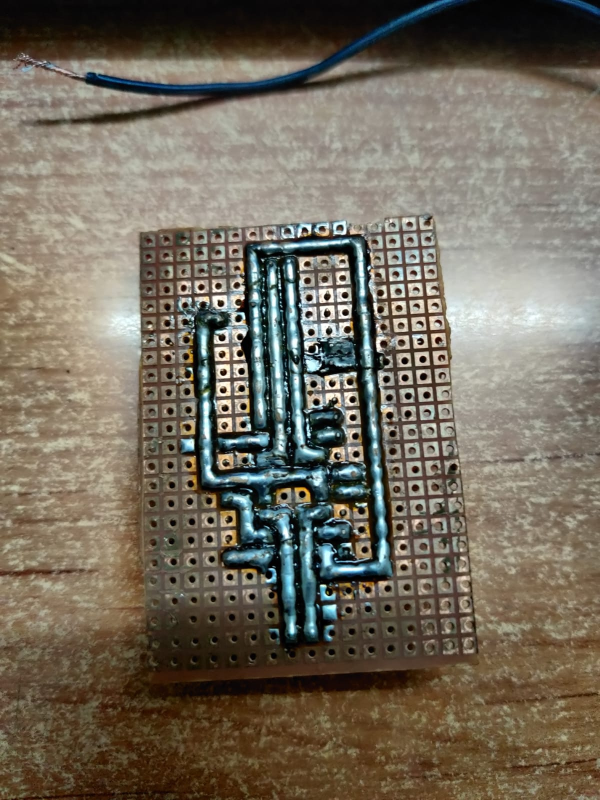
//> input picture WhatsApp Image 2020-08-18 at 10.26.08 PM (1).jpeg, 1200 x 1600 px, given in place of the camera (shown at 1/2 size)
$ ./round_1   (built with g++ and OpenCV 4)
//> lines starting //> are read from the running program, lines starting //| are printed output that depends on the picture; after the words box and inside, x2 and y2 are one past the last pixel; in counts of white or black regions, pixels touching at a corner belong together
// [29 lines of commented-out code are left out]
#include <chrono>
using namespace std::chrono;

#include "opencv2/highgui/highgui.hpp"
#include "opencv2/core/core.hpp"
#include "opencv2/imgproc/imgproc.hpp"
#include<iostream>
#include<vector>
using namespace std;
using namespace cv;


#include <unistd.h>
#include <sys/ioctl.h>
#include <fcntl.h>
#include <termios.h>

int fd;
void settings(const char *abc)
{
  	fd = open(abc,O_RDWR | O_NOCTTY); /* ttyUSB0 is the FT232 based USB2SERIAL Converter   */
  	usleep(3500000);
                                	/* O_RDWR Read/Write access to serial port       	*/
                                	/* O_NOCTTY - No terminal will control the process   */
                                	/* O_NDELAY -Non Blocking Mode,Does not care about-  */
                                	/* -the status of DCD line,Open() returns immediatly */

        	if(fd == -1)                    	/* Error Checking */
               	printf("\n  Error! in Opening ttyUSB0  ");
        	else
               	printf("\n  ttyUSB0 Opened Successfully ");
   	struct termios toptions;     	/* get current serial port settings */
   	tcgetattr(fd, &toptions);    	/* set 9600 baud both ways */
   	cfsetispeed(&toptions, B9600);
   	cfsetospeed(&toptions, B9600);   /* 8 bits, no parity, no stop bits */
   	toptions.c_cflag &= ~PARENB;
   	toptions.c_cflag &= ~CSTOPB;
   	toptions.c_cflag &= ~CSIZE;
   	toptions.c_cflag |= CS8;     	/* Canonical mode */
   	toptions.c_lflag |= ICANON;   	/* commit the serial port settings */
   	tcsetattr(fd, TCSANOW, &toptions);
}
void sendCommand(const char *abc)
{
   write(fd, abc, 1);
}


bool isValid(int x, int y) {
	if(x>=0 && x < 480 && y >= 0 && y < 640)
		return true;
	else
		return false;
}


struct pnt {
	int x, y;
};


// [58 lines left out: function poly_coor, not called in this run]


int main(int , char **)
{
	char Command;


	settings("/dev/ttyUSB0");

	VideoCapture cap(2);
	if(!cap.isOpened())
		return -1;


	int i,j,hmin=50,smin=60,vmin=60,hmax=95,smax=255,vmax=200;
	// [13 lines of commented-out code are left out]

	auto start = high_resolution_clock::now();


	while(1)
	{


		Mat img;
		for (int i=0;i<10;i++)
		{
			cap >> img;
//> img is the input picture: 1600 rows x 1200 cols, CV_8UC3; mean B, G, R 92.8, 106.8, 114.6
		}
		namedWindow("4", WINDOW_NORMAL);
		imshow("4", img );
		cout<<"img rows = "<<img.rows<<" img.cols = "<<img.cols<<endl;
//| img rows = 1600 img.cols = 1200
		//img = imread(argv[1],1);
		Mat a = img.clone();

		int bmax = 10, gmax = 10, rmax = 10;

		cvtColor(a,a,CV_BGR2HSV);
//> a: 1600 rows x 1200 cols, CV_8UC3; mean H, S, V 29.6, 82.4, 118.5

		// [20 lines of commented-out code are left out]

		Mat imgPoly = img.clone();


		inRange(imgPoly, Scalar(0, 0, 15), Scalar(90, 160, 150), imgPoly);
//> imgPoly: 1600 rows x 1200 cols, CV_8UC1; 41.1% white; 1440 white regions (1079 under 20 px), largest, box (x1, y1, x2, y2) and area: (0, 431, 1200, 1600) 616566, (0, 20, 754, 139) 52149, (45, 54, 1200, 254) 51006


		// [7 lines of commented-out code are left out]


		for(int i=0; i < 1; i++) {                                           //  Thresholding first time
			GaussianBlur(imgPoly, imgPoly, Size( 5, 5 ), 3, 3 );
			threshold(imgPoly, imgPoly, 50, 255, THRESH_BINARY);
		}


		// [10 lines of commented-out code are left out]


		Mat imgThresholded ;

		inRange(a, Scalar(hmin, smin, vmin), Scalar(hmax, smax, vmax), imgThresholded);      // detects green colour
//> imgThresholded: 1600 rows x 1200 cols, CV_8UC1; 1.7% white; 889 white regions (701 under 20 px), largest, box (x1, y1, x2, y2) and area: (533, 526, 572, 837) 2710, (500, 624, 537, 854) 1642, (577, 708, 607, 833) 1259

		for(int i=0; i<1; i++) {
  			erode(imgThresholded, imgThresholded, getStructuringElement(MORPH_ELLIPSE, Size(5, 5)));
  			erode(imgPoly, imgPoly, getStructuringElement(MORPH_RECT, Size(3, 3)));
		}
  		for(int i=0; i<1; i++) {
  			dilate(imgThresholded, imgThresholded, getStructuringElement(MORPH_ELLIPSE, Size(5, 5)));
  			dilate(imgPoly, imgPoly, getStructuringElement(MORPH_RECT, Size(3, 3)));
  		}
//> this loop made 1 pass
//> pass 1, `dilate(imgThresholded, imgThresholded, getStructuringElement(MORPH_ELL..`:
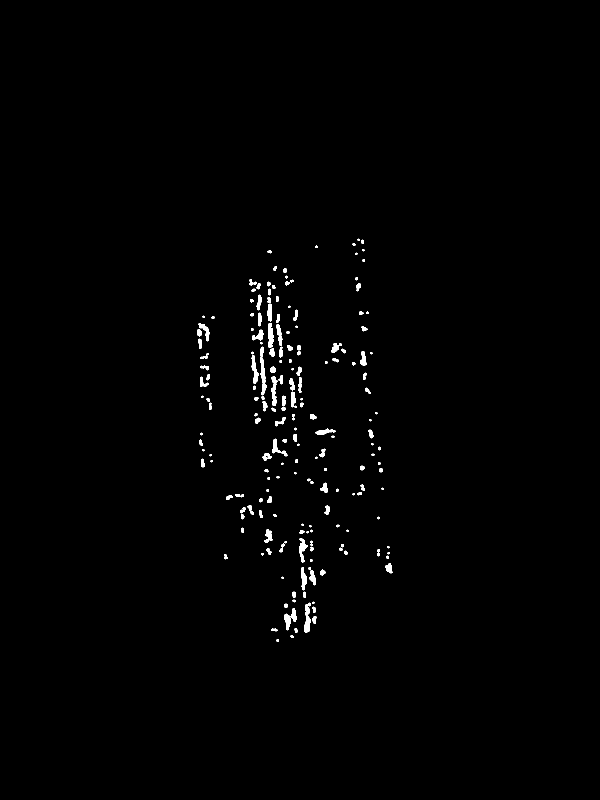
//> imgThresholded: 1600 rows x 1200 cols, CV_8UC1 (shown at 1/2 size); 0.83% white; 199 white regions (34 under 20 px), largest, box (x1, y1, x2, y2) and area: (520, 693, 533, 791) 611, (569, 1216, 593, 1261) 490, (608, 1208, 622, 1266) 479


  		// Applying Gaussian Blur and Thresholding to image
  		for(int i = 0 ;i < 1; i++) {
  			erode(imgPoly, imgPoly, getStructuringElement(MORPH_ELLIPSE, Size(5, 5)));
  			GaussianBlur( imgPoly, imgPoly, Size( 5, 5 ), 3, 3 );
			threshold(imgPoly, imgPoly, 230, 255, THRESH_BINARY);
  		}
//> this loop made 1 pass
//> pass 1, `threshold(imgPoly, imgPoly, 230, 255, THRESH_BINARY);`:
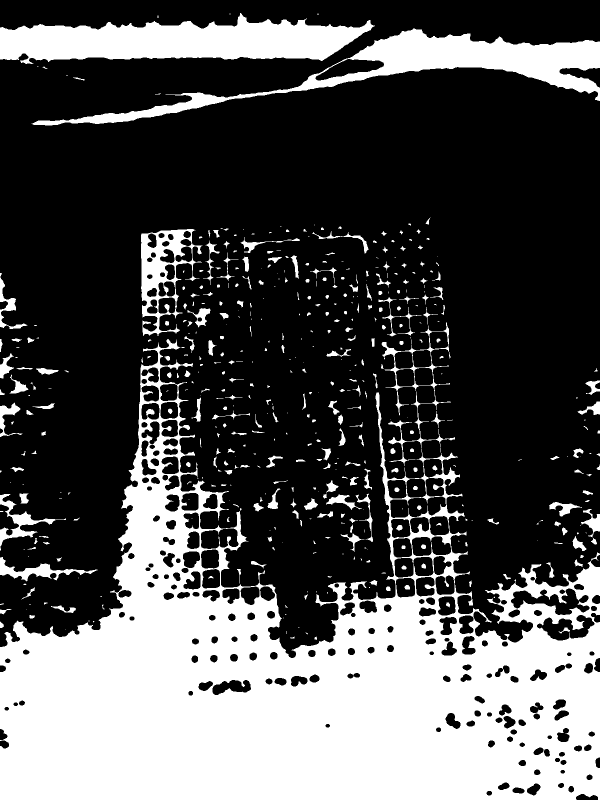
//> imgPoly: 1600 rows x 1200 cols, CV_8UC1 (shown at 1/2 size); 32.3% white; 495 white regions (204 under 20 px), largest, box (x1, y1, x2, y2) and area: (0, 678, 1200, 1600) 480751, (0, 26, 750, 128) 47258, (63, 57, 1200, 251) 41831


  		// Turning boundary pixels to black

  		for(int i=0; i<img.cols; i++) {
  			for(int k = 0; k < 5; k++) {
  			imgThresholded.at<uchar>(k, i) = 0;
  			}
  		}
  		for(int i=0; i<img.cols; i++) {
  			for(int k = 1; k < 5 ;k++){
  				imgThresholded.at<uchar>(img.rows-k, i) = 0;
  			}
  		}
  		for(int i=0; i<img.rows; i++) {
  			for(int k = 0 ;k <5; k++ ){
  				imgThresholded.at<uchar>(i, k) = 0;
  			}
		}
  		for(int i=0; i<img.rows; i++) {
  			for(int k = 1; k < 5 ;k++) {
  				imgThresholded.at<uchar>(i, img.cols-k) = 0;
  			}
  		}
  		for(int i = 0 ;i < 1; i++) {
  			erode(imgThresholded, imgThresholded, getStructuringElement(MORPH_ELLIPSE, Size(5, 5)));
  			GaussianBlur( imgThresholded, imgThresholded, Size( 5, 5 ), 3, 3 );
			threshold(imgThresholded, imgThresholded, 230, 255, THRESH_BINARY);
  		}

		Mat d = imgThresholded.clone();


		//Applying canny filter
		Canny(imgThresholded, imgThresholded,50,100,3);
//> imgThresholded: 1600 rows x 1200 cols, CV_8UC1; 0.02% white in thin lines or dots, all inside (x1, y1, x2, y2) = (397, 621, 779, 1261)
		Canny(imgPoly, imgPoly, 50,100,3);
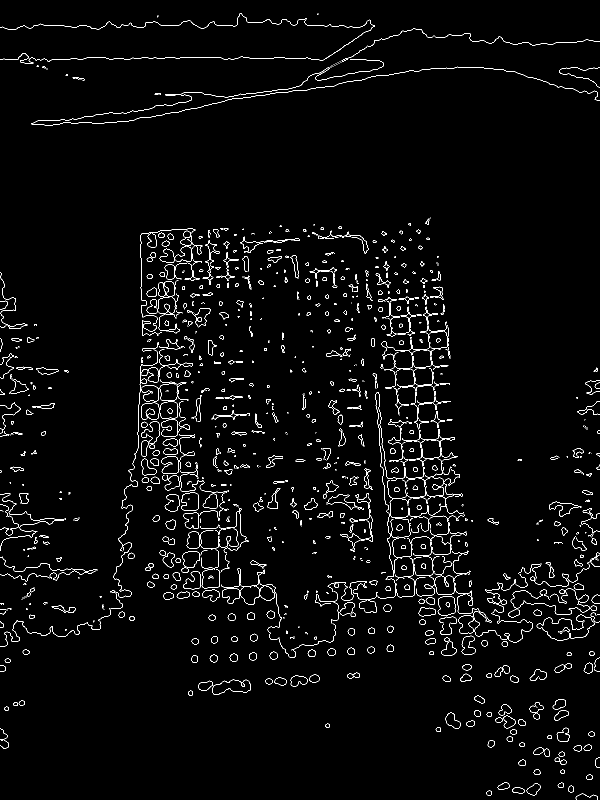
//> imgPoly: 1600 rows x 1200 cols, CV_8UC1 (shown at 1/2 size); 2.5% white in thin lines or dots


		// Finding contour for Green Circles

		vector <vector<Point>> contours;
		vector < Vec4i > hierarchy;
		findContours(d, contours,hierarchy, CV_RETR_EXTERNAL, CV_CHAIN_APPROX_SIMPLE, Point(0,0));
//> contours = 25 contours, 22 with area under 20; largest, box (x1, y1, x2, y2) and area: (612, 1239, 618, 1261) 29, (573, 1233, 578, 1245) 22, (603, 1090, 608, 1099) 22


		// Finding contour for Triangle or Rectangle
		vector <vector<Point>> contoursPoly;
		vector < Vec4i > hierarchyPoly;
		findContours(imgPoly, contoursPoly, hierarchyPoly, CV_RETR_EXTERNAL, CV_CHAIN_APPROX_SIMPLE, Point(0,0));
//> contoursPoly = 1409 contours, 1146 with area under 20; largest, box (x1, y1, x2, y2) and area: (424, 1359, 502, 1390) 1462, (875, 1192, 911, 1231) 1134, (282, 805, 319, 839) 1050, (362, 985, 397, 1021) 1036, (365, 1102, 400, 1136) 876


		// Finding centre of triangle or rectangle


		float areaPoly = img.rows*img.cols/2000;

		int x_poly = 0, y_poly = 0, i_poly;
		// Removing polygons having area less than minimum area
		for(auto j=contoursPoly.end()-1; j!=contoursPoly.begin()-1; j--) {

			if( contourArea(*j) < areaPoly) {

				contoursPoly.erase(j);
			}
		}
//> after the loop, contoursPoly = 4 contours; box (x1, y1, x2, y2) and area: (424, 1359, 502, 1390) 1462, (875, 1192, 911, 1231) 1134, (282, 805, 319, 839) 1050, (362, 985, 397, 1021) 1036
		// cout<<"contoursPoly.size() = "<<contoursPoly.size()<<endl;
		// cout<<"contourArea(contoursPoly[0]) = "<<contourArea(contoursPoly[0])<<endl;

		vector<Moments> muPoly(contoursPoly.size());
//> muPoly = 4 items

		for(int i=0; i< contoursPoly.size(); i++) {
			muPoly[i] = moments(contoursPoly[i]);
			if( contourArea(contoursPoly[i]) > areaPoly ) {
				Point2f p(muPoly[i].m01 / muPoly[i].m00, muPoly[i].m10 / muPoly[i].m00 );
				x_poly = p.x;
				y_poly = p.y;
				i_poly = i;
				areaPoly = contourArea(contoursPoly[i]);
			}


		}
//> this loop made 4 passes
//> (p, x_poly, y_poly, areaPoly) on pass 1: (Point(1373.5, 463), 1373, 462, 1461.5)
//> after the loop, x_poly = 1373; y_poly = 462; i_poly = 0; areaPoly = 1461.5


		// [14 lines of commented-out code are left out]
		int flagPoly = 0;
		if(contoursPoly.size() > 0) {
			vector<Point> approx;
			approxPolyDP(Mat(contoursPoly[i_poly]), approx, arcLength(Mat(contoursPoly[i_poly]), true) * 0.01, true);
//> approx = contour of 18 points, box (x1, y1, x2, y2) (424, 1359, 502, 1390), area 1456

			if((approx.size() == 3 || approx.size() == 4 ))
				flagPoly = 1;

		}
		// [7 lines of commented-out code are left out]

		int vert_centre_strip = img.cols/5;

  		if(contours.size() > 0) {


			// Mat f(d.rows, d.cols, CV_8UC3, Scalar(0,0,0));
			// drawContours(f, contours, -1, Scalar(232,112,114), 2, 8 );


			float Area = 100;
			//cout<<"Area = "<<Area<<endl;

			//cout<<"X_coor = "<<X_coor<<" Y_coor = "<<Y_coor<<endl;

			// Removing element having area less than Area;
			for(auto i=contours.end()-1; i!= contours.begin()-1; i--) {
				//cout<<"contourArea(*i) = "<<contourArea(*i)<<endl;
				if(contourArea(*i) < Area) {
					contours.erase(i);
				}
			}
//> this loop made 25 passes


			drawContours(imgPoly, contoursPoly, -1, Scalar(255), 2, 8 );
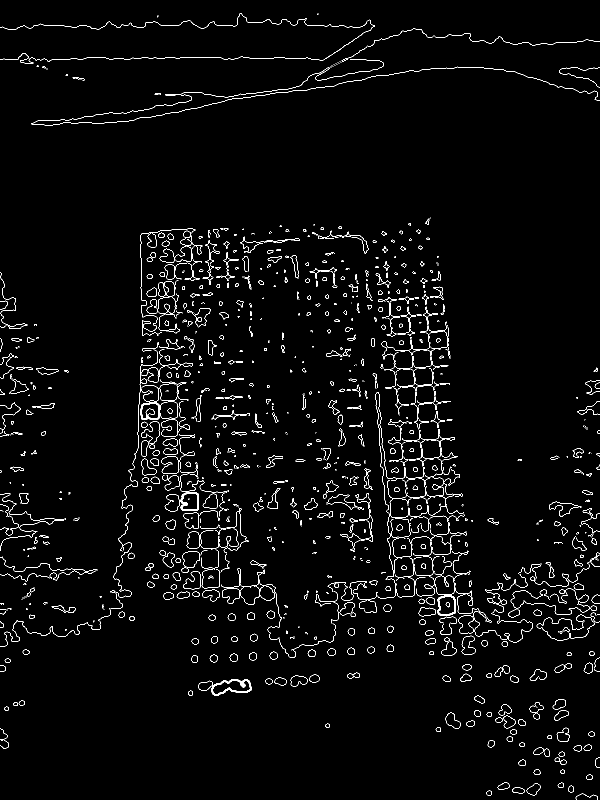
//> imgPoly: 1600 rows x 1200 cols, CV_8UC1 (shown at 1/2 size); 2.5% white in thin lines or dots


		}


		vector<Moments> mu(contours.size());
//> mu = 0 items

		for(int i=0; i< contours.size(); i++) {

				mu[i] = moments(contours[i]);
				// Y_coor = (int)mu[i].m10 / mu[i].m00;
				// X_coor = (int)mu[i].m01 / mu[i].m00;
				// Area = contourArea(contours[i]);

		}
//> this loop made 0 passes


		drawContours(imgThresholded, contoursPoly, -1, Scalar(255), 2, 8 );
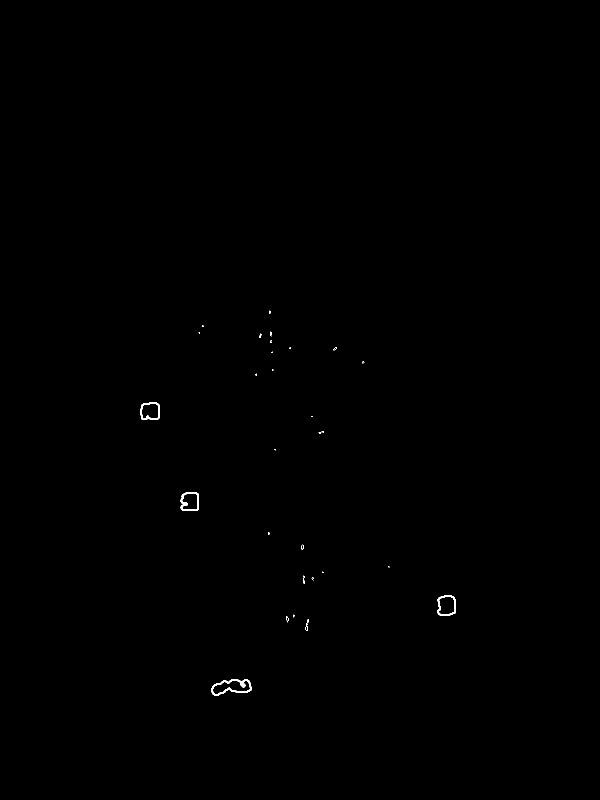
//> imgThresholded: 1600 rows x 1200 cols, CV_8UC1 (shown at 1/2 size); 0.12% white; 33 white regions (25 under 20 px), largest, box (x1, y1, x2, y2) and area: (423, 1358, 503, 1391) 741, (361, 984, 398, 1022) 457, (874, 1191, 912, 1232) 433


		int X_coor, Y_coor;

		X_coor = 0; Y_coor = 0;
		int x_temp = 0, y_temp = 0;
		//cout<<"contours.size() = "<<contours.size()<<endl;
		for(int i=0; i< contours.size(); i++) {
			Point2f p(mu[i].m01 / mu[i].m00, mu[i].m10 / mu[i].m00 );
			x_temp = p.x;
			y_temp = p.y;
			//cout<<"x_temp = "<<x_temp<<" y_temp = "<<y_temp<<endl;
			if(x_temp < 3*(float)img.rows/10 )
				continue;
			if(x_temp > X_coor) {
				X_coor = x_temp;
				Y_coor = y_temp;
			}
		}
//> after the loop, X_coor = 0; Y_coor = 0
		for(int u = -3; u<4; u++) {
			for(int v = -3; v<4; v++) {
				if(isValid(X_coor + v, Y_coor + u)) {
					//imgPoly.at<uchar>(X_coor + v,Y_coor + u) = 255;
					imgThresholded.at<uchar>(X_coor + v,Y_coor + u) = 255;
				}
			}
		}
		if(contoursPoly.size() > 0) {
			for(int u = -3; u<4; u++) {
				for(int v = -3; v<4; v++) {
					if(isValid(x_poly + v, y_poly + u)) {
						//imgPoly.at<uchar>(X_coor + v,Y_coor + u) = 255;
						imgPoly.at<uchar>(x_poly + v,y_poly + u) = 255;
					}
				}
			}
		}


		for(int i = 0; i<img.rows; i++) {
			imgPoly.at<uchar>(i, img.cols/2 - vert_centre_strip) = 255;
			imgPoly.at<uchar>(i, img.cols/2 + vert_centre_strip) = 255;

			imgThresholded.at<uchar>(i, img.cols/2 - vert_centre_strip) = 255;
			imgThresholded.at<uchar>(i, img.cols/2 + vert_centre_strip) = 255;
		}
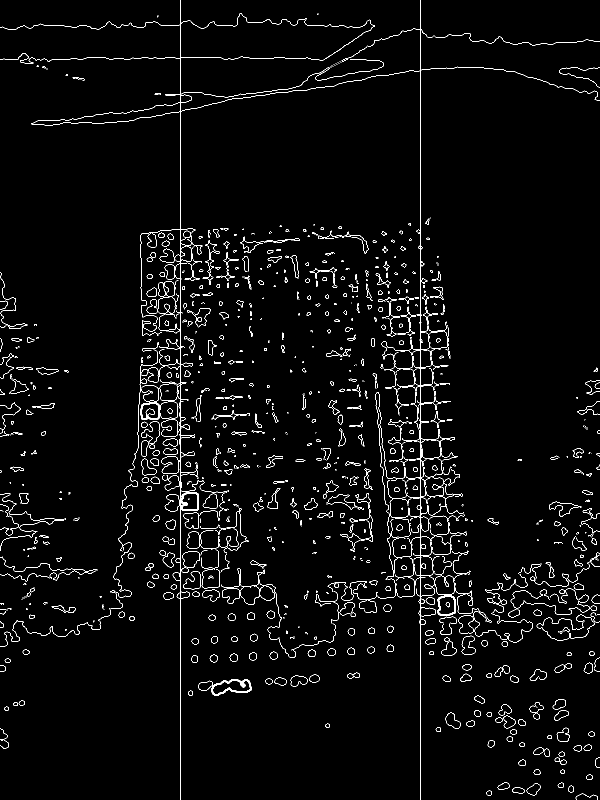
//> imgPoly: 1600 rows x 1200 cols, CV_8UC1 (shown at 1/2 size); 2.7% white in thin lines or dots
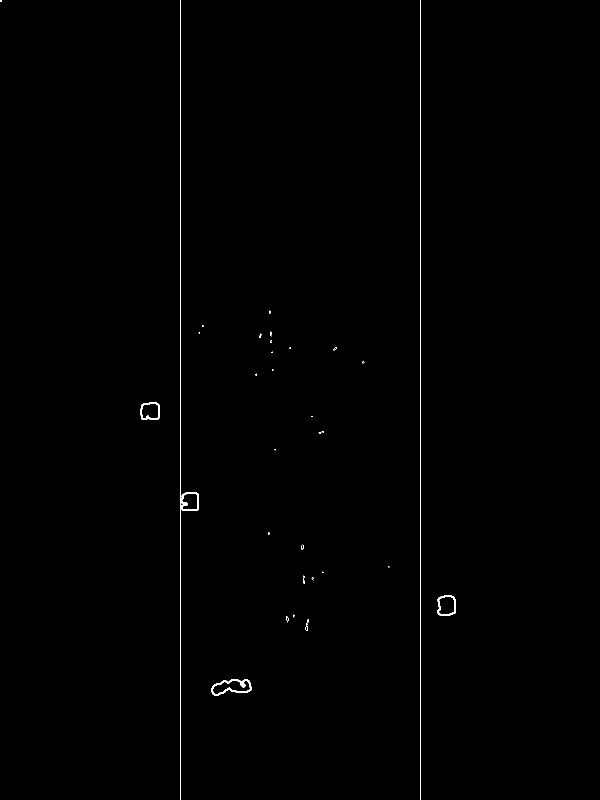
//> imgThresholded: 1600 rows x 1200 cols, CV_8UC1 (shown at 1/2 size); 0.29% white in thin lines or dots, all inside (x1, y1, x2, y2) = (0, 0, 912, 1600)


		namedWindow("1",WINDOW_NORMAL);
		imshow("1", imgThresholded);
		namedWindow("2",WINDOW_NORMAL);
		imshow("2", imgPoly);
		waitKey(1);

		// [9 lines of commented-out code are left out]


		if(contours.size() == 0) {
			//cout<<"main chala"<<endl;
			cout<<"Stop"<<endl;
			Command = '0';
			sendCommand(&Command);

		}
		else if(contoursPoly.size() > 0 && flagPoly)   {
			cout<<"Going in else if"<<endl;
			if(x_poly > X_coor && x_poly < 7*(img.rows/10))  {

				if( y_poly > img.cols/2 + vert_centre_strip )  {
					// turn right;
					cout<<"D"<<endl;
					Command = '3';
					sendCommand(&Command);
					// usleep(100000);

				}
				else if( y_poly < img.cols/2 - vert_centre_strip) {
					// turn left;
					cout<<"A"<<endl;
					Command = '2';
					sendCommand(&Command);
					// usleep(100000);

				}
				else {
					// check triangle or rectangle
					vector<Point> approx;

					approxPolyDP(Mat(contoursPoly[i_poly]), approx, arcLength(Mat(contoursPoly[i_poly]), true) * 0.01, true);
					if(approx.size() == 3) {
						Command = '6';
						sendCommand(&Command);
						usleep(500000);
						Command = '7';
						sendCommand(&Command);
						cout<<"Triangle Found"<<endl;
						while(1) {

							cout<<"W"<<endl;
							cout<<"A"<<endl;
							Command = '1';
							sendCommand(&Command);
							usleep(300000);
							Command = '2';
							sendCommand(&Command);
							usleep(100000);
						    Command = '0';
						    sendCommand(&Command);
							// [7 lines of commented-out code are left out]

							break;


						}
					}
					else if(approx.size() == 4) {
						// -- LED ON
						for(int i=0; i< 2; i++){
							Command = '6';
							sendCommand(&Command);
							usleep(500000);
							Command = '7';
							sendCommand(&Command);
							usleep(300000);
						}
						cout<<"Rectangle Found"<<endl;
						while(1) {
							// turn right
							// move forward
							cout<<"W"<<endl;
							cout<<"D"<<endl;
							Command = '1';
							sendCommand(&Command);
							usleep(300000);
							Command = '3';
							sendCommand(&Command);
							usleep(100000);
						    Command = '0';
						    sendCommand(&Command);

							break;

						}
					}

					// if triangle turn left and simultneously move forward till x_poly > 8.5*(img.rows/10)

					// else turn right and simultaneously move forward
				}
			}
		}
		else {
			cout << "Going in else" << endl;

			if( Y_coor > img.cols/2 + vert_centre_strip )  {
				// turn right;
				cout<<"D"<<endl;
				Command = '3';
				usleep(300000);


			}
			else if( Y_coor < img.cols/2 - vert_centre_strip){
				// turn left;
				cout<<"A"<<endl;
				Command = '2';
				sendCommand(&Command);
				usleep(300000);

			}
			else {
				// move forward;
				cout<<"W"<<endl;
				Command = '1';
				sendCommand(&Command);
				usleep(900000);
				Command = '1';
				sendCommand(&Command);


			}
		}


	}


	auto stop = high_resolution_clock::now();
	auto duration = duration_cast<microseconds>(stop - start);

	cout << "Duration => " << (float)duration.count() / 1000000/30	 << endl;
}
